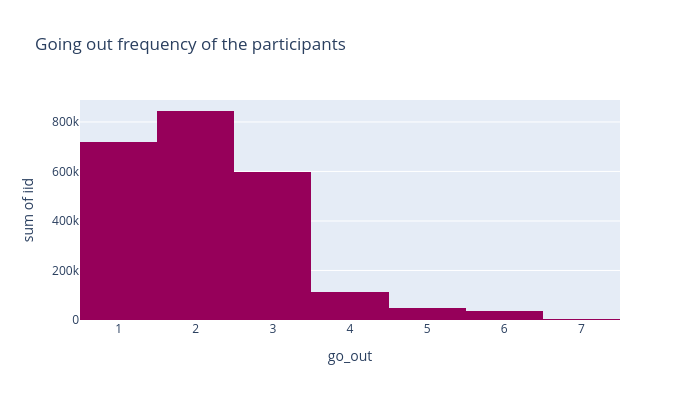

This figure's notebook cell:
### Code cell
fig_go_out_freq=px.histogram(df,x="go_out",y="iid",title="Going out frequency of the participants",width=700,height=400,color_discrete_sequence = px.colors.sequential.Rainbow)
fig_go_out_freq.show()
# Several times a week=1
# 	Twice a week=2
# 	Once a week=3
# 	Twice a month=4
# 	Once a month=5
# 	Several times a year=6
# 	Almost never=7

### Figure 1 — Plotly figure (JSON) as saved in the notebook; plotly's stock layout.template omitted (floating-point values rounded to 4 significant figures; data arrays with more than 128 entries replaced by an {"elided": "..."} marker saying what was removed)
{"data": [{"alignmentgroup": "True", "bingroup": "x", "histfunc": "sum", "hovertemplate": "go_out=%{x}<br>sum of iid=%{y}<extra></extra>", "legendgroup": "", "marker": {"color": "rgb(150,0,90)", "pattern": {"shape": ""}}, "name": "", "offsetgroup": "", "orientation": "v", "showlegend": false, "type": "histogram", "x": {"elided": "8378 int values"}, "xaxis": "x", "y": {"elided": "8378 int values"}, "yaxis": "y"}], "layout": {"barmode": "relative", "height": 400, "legend": {"tracegroupgap": 0}, "title": {"text": "Going out frequency of the participants"}, "width": 700, "xaxis": {"anchor": "y", "domain": [0, 1], "title": {"text": "go_out"}}, "yaxis": {"anchor": "x", "domain": [0, 1], "title": {"text": "sum of iid"}}}}
